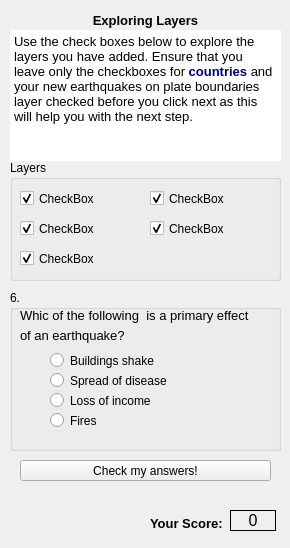
  <widget class="QWizardPage" name="wizardPage10">
   <widget class="QGroupBox" name="groupBox_10">
    <property name="geometry">
     <rect>
      <x>10</x>
      <y>160</y>
      <width>271</width>
      <height>121</height>
     </rect>
    </property>
    <property name="title">
     <string>Layers</string>
    </property>
    <widget class="QCheckBox" name="lyrCheckBox">
     <property name="geometry">
      <rect>
       <x>10</x>
       <y>30</y>
       <width>111</width>
       <height>17</height>
      </rect>
     </property>
     <property name="text">
      <string>CheckBox</string>
     </property>
     <property name="checked">
      <bool>true</bool>
     </property>
    </widget>
    <widget class="QCheckBox" name="lyrCheckBox_2">
     <property name="geometry">
      <rect>
       <x>10</x>
       <y>60</y>
       <width>121</width>
       <height>17</height>
      </rect>
     </property>
     <property name="text">
      <string>CheckBox</string>
     </property>
     <property name="checked">
      <bool>true</bool>
     </property>
    </widget>
    <widget class="QCheckBox" name="lyrCheckBox_3">
     <property name="geometry">
      <rect>
       <x>10</x>
       <y>90</y>
       <width>121</width>
       <height>17</height>
      </rect>
     </property>
     <property name="text">
      <string>CheckBox</string>
     </property>
     <property name="checked">
      <bool>true</bool>
     </property>
    </widget>
    <widget class="QCheckBox" name="lyrCheckBox_4">
     <property name="geometry">
      <rect>
       <x>140</x>
       <y>30</y>
       <width>111</width>
       <height>17</height>
      </rect>
     </property>
     <property name="text">
      <string>CheckBox</string>
     </property>
     <property name="checked">
      <bool>true</bool>
     </property>
    </widget>
    <widget class="QCheckBox" name="lyrCheckBox_5">
     <property name="geometry">
      <rect>
       <x>140</x>
       <y>60</y>
       <width>111</width>
       <height>17</height>
      </rect>
     </property>
     <property name="text">
      <string>CheckBox</string>
     </property>
     <property name="checked">
      <bool>true</bool>
     </property>
    </widget>
   </widget>
   <widget class="QLabel" name="Score_label_9">
    <property name="geometry">
     <rect>
      <x>230</x>
      <y>510</y>
      <width>46</width>
      <height>21</height>
     </rect>
    </property>
    <property name="font">
     <font>
      <pointsize>12</pointsize>
     </font>
    </property>
    <property name="frameShape">
     <enum>QFrame::Panel</enum>
    </property>
    <property name="text">
     <string>0</string>
    </property>
    <property name="alignment">
     <set>Qt::AlignCenter</set>
    </property>
   </widget>
   <widget class="QLabel" name="label_59">
    <property name="geometry">
     <rect>
      <x>150</x>
      <y>508</y>
      <width>81</width>
      <height>31</height>
     </rect>
    </property>
    <property name="font">
     <font>
      <pointsize>10</pointsize>
      <weight>75</weight>
      <bold>true</bold>
     </font>
    </property>
    <property name="text">
     <string>Your Score:</string>
    </property>
   </widget>
   <widget class="QTextBrowser" name="textBrowser_8">
    <property name="geometry">
     <rect>
      <x>10</x>
      <y>30</y>
      <width>271</width>
      <height>131</height>
     </rect>
    </property>
    <property name="frameShape">
     <enum>QFrame::NoFrame</enum>
    </property>
    <property name="frameShadow">
     <enum>QFrame::Plain</enum>
    </property>
    <property name="html">
     <string>&lt;!DOCTYPE HTML PUBLIC &quot;-//W3C//DTD HTML 4.0//EN&quot; &quot;http://www.w3.org/TR/REC-html40/strict.dtd&quot;&gt;
&lt;html&gt;&lt;head&gt;&lt;meta name=&quot;qrichtext&quot; content=&quot;1&quot; /&gt;&lt;style type=&quot;text/css&quot;&gt;
p, li { white-space: pre-wrap; }
&lt;/style&gt;&lt;/head&gt;&lt;body style=&quot; font-family:'MS Shell Dlg 2'; font-size:8.25pt; font-weight:400; font-style:normal;&quot;&gt;
&lt;p style=&quot; margin-top:0px; margin-bottom:0px; margin-left:0px; margin-right:0px; -qt-block-indent:0; text-indent:0px;&quot;&gt;&lt;span style=&quot; font-size:10pt;&quot;&gt;Use the check boxes below to explore the layers you have added. Ensure that you leave only the checkboxes for&lt;/span&gt;&lt;span style=&quot; font-size:10pt; font-weight:600; color:#00007f;&quot;&gt; countries&lt;/span&gt;&lt;span style=&quot; font-size:10pt;&quot;&gt; and your new earthquakes on plate boundaries layer checked before you click next as this will help you with the next step.&lt;/span&gt;&lt;/p&gt;&lt;/body&gt;&lt;/html&gt;</string>
    </property>
   </widget>
   <widget class="QLabel" name="label_60">
    <property name="geometry">
     <rect>
      <x>70</x>
      <y>10</y>
      <width>151</width>
      <height>21</height>
     </rect>
    </property>
    <property name="font">
     <font>
      <pointsize>10</pointsize>
      <weight>75</weight>
      <bold>true</bold>
     </font>
    </property>
    <property name="text">
     <string>Exploring Layers</string>
    </property>
    <property name="alignment">
     <set>Qt::AlignCenter</set>
    </property>
   </widget>
   <widget class="QGroupBox" name="groupBox_11">
    <property name="geometry">
     <rect>
      <x>10</x>
      <y>290</y>
      <width>271</width>
      <height>161</height>
     </rect>
    </property>
    <property name="title">
     <string>6.</string>
    </property>
    <widget class="QRadioButton" name="fire">
     <property name="geometry">
      <rect>
       <x>40</x>
       <y>120</y>
       <width>171</width>
       <height>21</height>
      </rect>
     </property>
     <property name="text">
      <string>Fires</string>
     </property>
    </widget>
    <widget class="QRadioButton" name="shake">
     <property name="geometry">
      <rect>
       <x>40</x>
       <y>60</y>
       <width>201</width>
       <height>21</height>
      </rect>
     </property>
     <property name="text">
      <string>Buildings shake</string>
     </property>
    </widget>
    <widget class="QRadioButton" name="income">
     <property name="geometry">
      <rect>
       <x>40</x>
       <y>100</y>
       <width>201</width>
       <height>21</height>
      </rect>
     </property>
     <property name="text">
      <string>Loss of income</string>
     </property>
    </widget>
    <widget class="QLabel" name="label_61">
     <property name="geometry">
      <rect>
       <x>10</x>
       <y>10</y>
       <width>261</width>
       <height>31</height>
      </rect>
     </property>
     <property name="font">
      <font>
       <pointsize>10</pointsize>
      </font>
     </property>
     <property name="text">
      <string>Whic of the following  is a primary effect</string>
     </property>
    </widget>
    <widget class="QRadioButton" name="disease">
     <property name="geometry">
      <rect>
       <x>40</x>
       <y>80</y>
       <width>181</width>
       <height>21</height>
      </rect>
     </property>
     <property name="text">
      <string>Spread of disease</string>
     </property>
    </widget>
    <widget class="QLabel" name="label_62">
     <property name="geometry">
      <rect>
       <x>10</x>
       <y>30</y>
       <width>241</width>
       <height>31</height>
      </rect>
     </property>
     <property name="font">
      <font>
       <pointsize>10</pointsize>
      </font>
     </property>
     <property name="text">
      <string>of an earthquake?</string>
     </property>
    </widget>
   </widget>
   <widget class="QPushButton" name="checkAnswersEffects">
    <property name="geometry">
     <rect>
      <x>20</x>
      <y>460</y>
      <width>251</width>
      <height>21</height>
     </rect>
    </property>
    <property name="text">
     <string>Check my answers!</string>
    </property>
   </widget>
  </widget>
